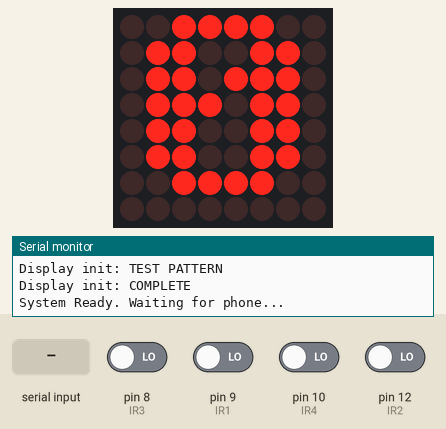
Simulated run of this sketch. Board: Arduino Uno, built with avr-gcc and run on an emulated ATmega328P. Parts: 8×8 LED matrix, the last lines printed to the serial monitor. Inputs (shaded band) come from the test bench; at power-on: pin 8 (IR3), pin 9 (IR1), pin 10 (IR4), pin 12 (IR2) LOW.

Above: at 1.7 s.
1.8 s: "test" received over Serial
At 7.7 s:
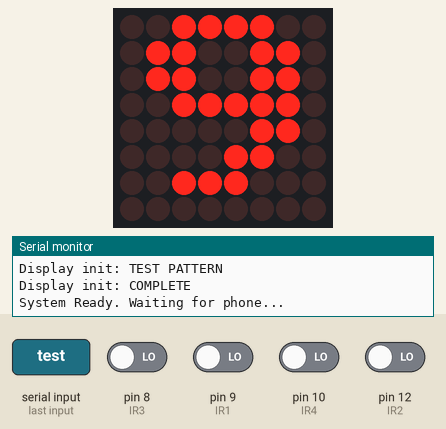
7.8 s: "flash" received over Serial
At 10.1 s:
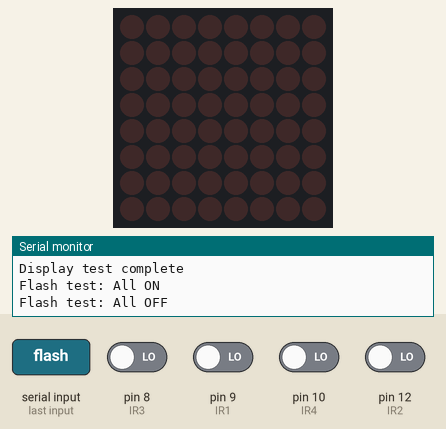
10.8 s: "reset" received over Serial
At 13.6 s:
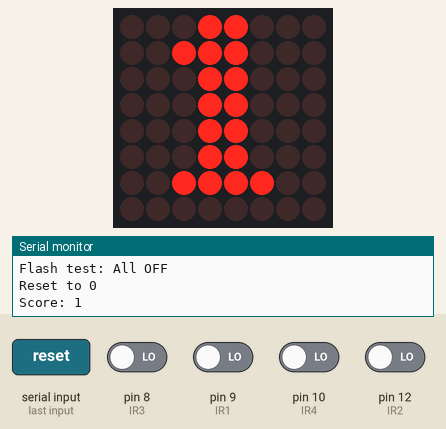
13.8 s: "90,45\n" received over Serial
16.3 s: "30,150\n" received over Serial
Timing chart, 0 to 19.3 s (numbered marks = the images above; inputs shaded):
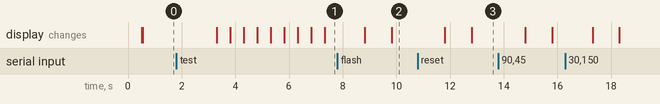

The sketch:

ir.ino
```cpp
#include <Arduino.h>
#include <LedControl.h>

#define SEGMENT_LOAD_PIN 3
#define SEGMENT_CLOCK_PIN 13
#define SEGMENT_DATA_PIN 11

#define IR1 9
#define IR2 12
#define IR3 8
#define IR4 10

LedControl lc = LedControl(SEGMENT_DATA_PIN, SEGMENT_CLOCK_PIN, SEGMENT_LOAD_PIN, 1);

// 8x8 font for digits 0–9
byte digits[10][8] = {
  {0x3C,0x66,0x6E,0x76,0x66,0x66,0x3C,0x00}, // 0
  {0x18,0x38,0x18,0x18,0x18,0x18,0x3C,0x00}, // 1
  {0x3C,0x66,0x06,0x0C,0x30,0x60,0x7E,0x00}, // 2
  {0x3C,0x66,0x06,0x1C,0x06,0x66,0x3C,0x00}, // 3
  {0x0C,0x1C,0x3C,0x6C,0x7E,0x0C,0x0C,0x00}, // 4
  {0x7E,0x60,0x7C,0x06,0x06,0x66,0x3C,0x00}, // 5
  {0x1C,0x30,0x60,0x7C,0x66,0x66,0x3C,0x00}, // 6
  {0x7E,0x66,0x06,0x0C,0x18,0x18,0x18,0x00}, // 7
  {0x3C,0x66,0x66,0x3C,0x66,0x66,0x3C,0x00}, // 8
  {0x3C,0x66,0x66,0x3E,0x06,0x0C,0x38,0x00}  // 9
};

char buf[12];
int score = 0;
unsigned long timeNow = 0;
unsigned long scoreInterval = 1000;

bool pause = true;
bool failed = false;

bool checkIR();
void displaySetup();
void scrollNumber(const char* msg);
void displayNumber(int num);

void setup() {
  Serial.begin(9600);

  pinMode(IR1, INPUT);
  pinMode(IR2, INPUT);
  pinMode(IR3, INPUT);
  pinMode(IR4, INPUT);

  displaySetup();
  displayNumber(0); // Use simple display instead of scroll
  Serial.println("System Ready. Waiting for phone...");
}

void loop() {
  // --- 1. COMMANDS ---
  if (Serial.available() > 0) {
    String message = Serial.readString();
    message.trim();

    if (message == "reset") {
      score = 0;
      failed = false;
      pause = false;
      displayNumber(score); // Use simple display
      Serial.println("Reset to 0");
    }
    if (message == "start") {
      score = 0;
      failed = false;
      pause = false;
      timeNow = millis();
      Serial.println("Started");
      delay(5000);
    }
    if (message == "pause") {
      pause = true;
      Serial.println("Paused");
    }
    if (message == "unpause") {
      pause = false;
      Serial.println("Unpaused");
    }
    if (message == "test") {
      // Test display with all digits
      for(int i = 0; i < 10; i++) {
        displayNumber(i);
        delay(500);
      }
      Serial.println("Display test complete");
    }
    if (message == "flash") {
      // Simple flash test
      Serial.println("Flash test: All ON");
      for(int row=0; row<8; row++) {
        lc.setRow(0, row, 0xFF);
      }
      delay(1000);
      Serial.println("Flash test: All OFF");
      lc.clearDisplay(0);
    }
  }

  if (pause) return;

  // --- 2. GAME LOGIC ---

  // If we haven't started counting yet, sync the timer
  if (timeNow == 0) timeNow = millis();

  // Check every second
  if (millis() - timeNow > scoreInterval) {

    if (checkIR()) {
      // Phone is PRESENT (Sensors are LOW)
      if (failed) {
        // If we were in "failed" state but phone is back, restart or wait for reset?
        // Current logic: Just print status, don't increment score until manual reset
        Serial.println("Phone detected, but need 'reset' to start scoring.");
      } else {
        score++;
        Serial.println("Score: " + String(score));
        // Use simple display for single digits, scroll for multi-digit
        if (score < 10) {
          displayNumber(score);
        } else {
          scrollNumber(itoa(score, buf, 10));
        }
      }
    } else {
      // Phone is GONE (Sensors are HIGH)
      if (!failed) {
        Serial.println("No Phone Detected! Score paused.");
        failed = true; // Stop scoring until reset
      }
    }

    timeNow = millis();
  }
}

// --- HELPER FUNCTIONS ---

bool checkIR() {
  // READ SENSORS
  int s1 = digitalRead(IR1);
  int s2 = digitalRead(IR2);
  int s3 = digitalRead(IR3);
  int s4 = digitalRead(IR4);

  // DEBUG: If you see "0000", it means phone IS detected.
  // If you see "1111", it means phone is NOT detected.
  // Serial.print(s1); Serial.print(s2); Serial.print(s3); Serial.println(s4);

  // Return TRUE only if ALL sensors are 0 (LOW)
  return (s1 == LOW) && (s2 == LOW) && (s3 == LOW) && (s4 == LOW);
}

void displaySetup() {
  lc.shutdown(0, false);
  lc.setIntensity(0, 8);
  lc.clearDisplay(0);

  // Test pattern - all LEDs on briefly to verify hardware
  Serial.println("Display init: TEST PATTERN");
  for(int row=0; row<8; row++) {
    lc.setRow(0, row, 0xFF);
  }
  delay(500);
  lc.clearDisplay(0);
  delay(50);
  Serial.println("Display init: COMPLETE");
}

void scrollNumber(const char* msg) {
  int length = strlen(msg);
  int totalWidth = length * 8 + length; // digit width + spacing

  for (int shift = 8; shift >= -totalWidth; shift--) {
    lc.clearDisplay(0);

    for (int row = 0; row < 8; row++) {
      byte rowData = 0;

      for (int i = 0; i < length; i++) {
        int digit = msg[i] - '0';
        int offset = shift + i * 7;

        if (offset > -8 && offset < 8) {
          byte d = digits[digit][row];
          if (offset >= 0)
            rowData |= d >> offset;
          else
            rowData |= d << (-offset);
        }
      }

      lc.setRow(0, row, rowData);
    }

    delay(120);
  }
}

// Simple non-scrolling display for a single digit number
void displayNumber(int num) {
  if (num < 0 || num > 9) num = 0;

  lc.clearDisplay(0);
  for(int row = 0; row < 8; row++) {
    lc.setRow(0, row, digits[num][row]);
  }
}
```

Measured:
- after the input at 1.8 s, the display: first changes after 1.5 s (image 1 shows a later state)
- after the input at 7.8 s, the display: first changes after 1.0 s (image 2 shows a later state)
- after the input at 10.8 s, the display: first changes after 1.0 s (image 3 shows a later state)
